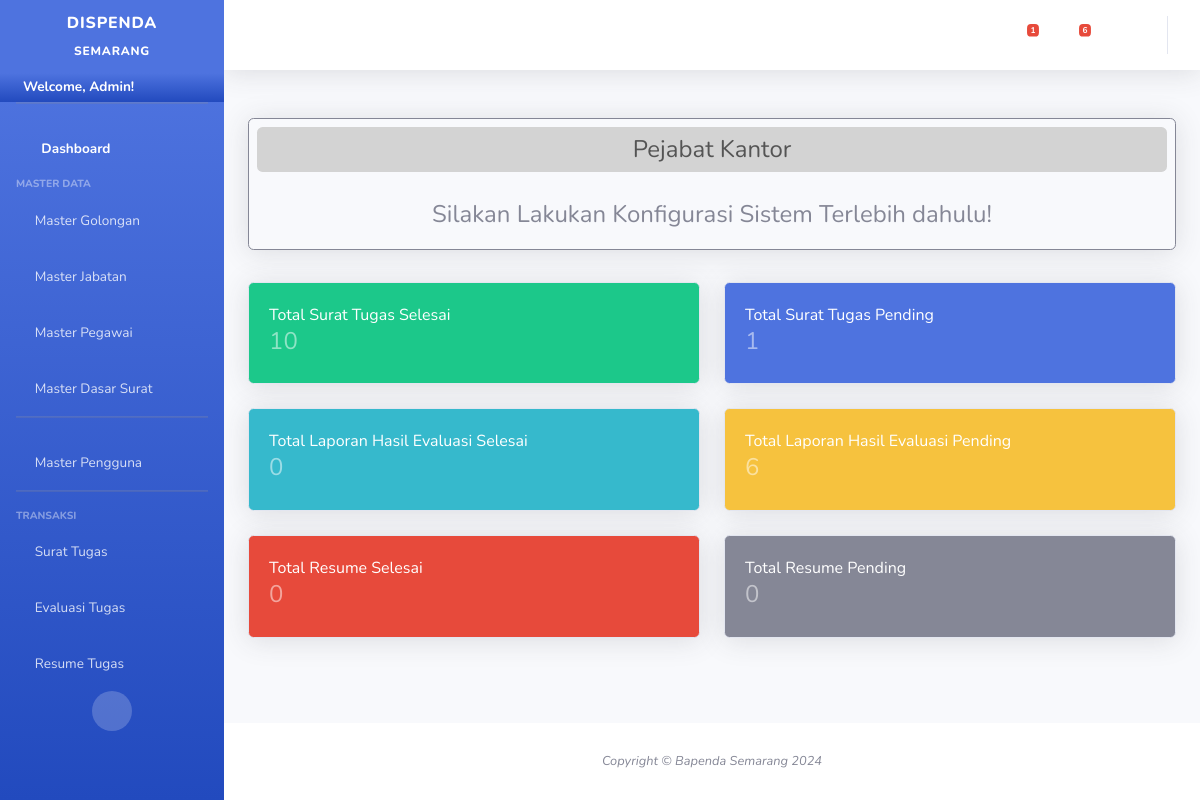
The app's page / (signed in), older data.
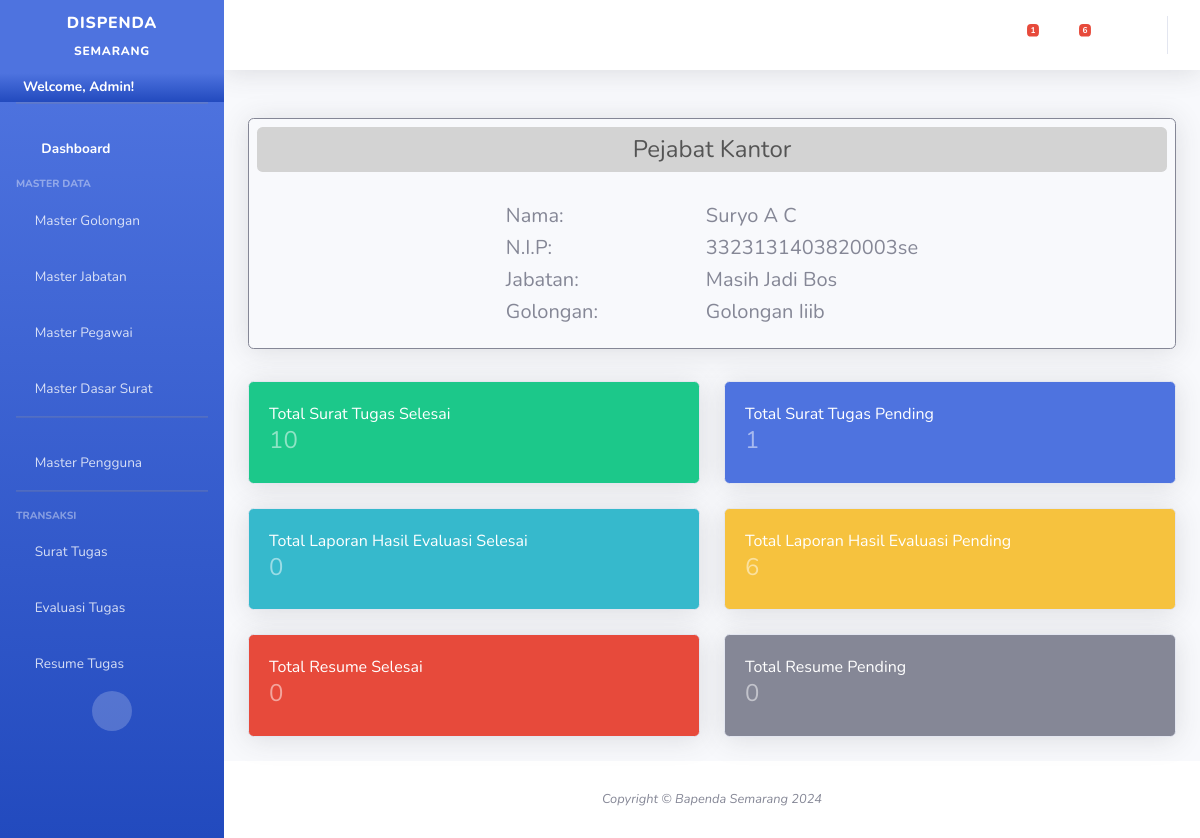
The same page, newer data.
### surat_tugas/models.py (models this page shows, shortened)
class ConfigDispenda(models.Model):
    is_PLT = models.BooleanField(default=False)
    kepala = models.ForeignKey(MasterPegawai,on_delete=models.RESTRICT)
    updatedBy = models.CharField(max_length=20,blank=True,null=True)
    updatedAt = models.DateTimeField(auto_now_add=True,null=True)

class MasterPegawai(models.Model):
    nik = models.CharField(max_length=50,blank=False,primary_key=True,default="")
    nama = models.CharField(max_length=100,blank=False,null=False)
    kode_jabatan = models.ForeignKey(MasterJabatan,on_delete=models.RESTRICT)
    kode_golongan = models.ForeignKey(MasterGolongan,on_delete=models.RESTRICT)
    updatedAt = models.DateTimeField(auto_now_add=True,null=True)
    is_kepala = models.BooleanField(default=False)
    updatedBy = models.CharField(max_length=20,blank=True,null=True)
    is_update = models.BooleanField(default=False,blank=True,null=True)

class MasterJabatan(models.Model):
    kode_jabatan = models.CharField(max_length=10,primary_key=True,unique=True,blank=True,default="")
    keterangan = models.CharField(max_length=50)
    updatedAt = models.DateTimeField(auto_now_add=True,null=True)
    updatedBy = models.CharField(max_length=20,blank=True,null=True)
    is_update = models.BooleanField(default=False,blank=True,null=True)
    def __str__(self):
        return self.keterangan

class MasterGolongan(models.Model):
    kode_golongan = models.CharField(max_length=10,primary_key=True,unique=True,blank=True,default="")
    keterangan = models.CharField(max_length=50)
    updatedAt = models.DateTimeField(auto_now_add=True,null=True)
    updatedBy = models.CharField(max_length=20,blank=True,null=True)
    is_update = models.BooleanField(default=False,blank=True,null=True)
    def __str__(self):
        return self.keterangan

### cms/views.py (the view)
# urls.py: path('', dashboard, name='dashboard'),
def dashboard(request):
	if(request.user.is_authenticated != True):
		return HttpResponseRedirect('/auth/')
	jml_pending_surattugas = TrxSuratTugas.objects.all().filter(submit=False).count()
	jml_sukses_surattugas = TrxSuratTugas.objects.all().filter(submit=True).count()
	jml_pending_lhe = headerLHE.objects.all().filter(submit=False).count()
	jml_sukses_lhe = headerLHE.objects.all().filter(submit=True).count()
	configdispenda = ConfigDispenda.objects.all()
	if configdispenda.count()==0:
		configdispenda=None
	else:
		configdispenda=configdispenda[0]
	context={
		'username': request.user.username,
		'jml_pending_surattugas': jml_pending_surattugas,
		'jml_sukses_surattugas': jml_sukses_surattugas,
		'jml_sukses_lhe':jml_sukses_lhe,
		'jml_pending_lhe':jml_pending_lhe,
		'kepala':configdispenda,
		'pending_surat':getPendingSurat(),
		'pending_lhe':getPendingLHE()
	}
	return render(request,'master/dashboard.html',context)

### cms/views.py (called while the page is built)
def getPendingSurat():
	return TrxSuratTugas.objects.all().filter(submit=False)

def getPendingLHE():
	return headerLHE.objects.all().filter(submit=False)

### surat_tugas/models.py (called while the page is built)
    def __str__(self):
        return self.nomor_surat

### templates/master/dashboard.html (shortened to what the changed rows need)
{% extends 'base.html'%}
{% load static %}
{% block contents%}
                            <div class="row">
                                <div class="col-12 mb-4">
                                    <div class="card bg-light h4 shadow border-secondary">
                                        <div class="card-body d-flex justify-content-center">
                                            {% if kepala.kepala.nik%}
                                            <table>
                                                <tr>
                                                    <td class="p-1 h5" style="width: 200px;">Nama:</td>
                                                    <td class="p-1 h5 ">{% if kepala.is_PLT %}Plt. {%endif%}{{kepala.kepala.nama|title}}</td>
                                                </tr>
                                                <tr>
                                                    <td class="p-1 h5 ">N.I.P:</td>
                                                    <td class="p-1 h5 ">{{kepala.kepala.nik|title}}</td>
                                                </tr>
                                                <tr>
                                                    <td class="p-1 h5 ">Jabatan:</td>
                                                    <td class="p-1 h5 ">{{kepala.kepala.kode_jabatan|title}}</td>
                                                </tr>
                                                <tr>
                                                    <td class="p-1 h5 ">Golongan:</td>
                                                    <td class="p-1 h5 ">{{kepala.kepala.kode_golongan|title}}</td>
                                                </tr>
                                            </table>
                                            {% else %}
                                            <span>Silakan Lakukan Konfigurasi Sistem Terlebih dahulu!</span>
                                            {% endif %}
                                        </div>
                                    </div>
                                </div>
                            </div>
{% endblock%}

Row changes from the older to the newer data that the page shows:
added ConfigDispenda: kepala.nama "Suryo A C", kepala.nik "3323131403820003se", kepala.kode_jabatan "Masih Jadi Bos", kepala.kode_golongan "Golongan Iiib"
Text that changed along with them:
text no longer shown: "Silakan Lakukan Konfigurasi Sistem Terlebih dahulu!"
text now shown: "Nama: N.I.P: Jabatan: Golongan:"
